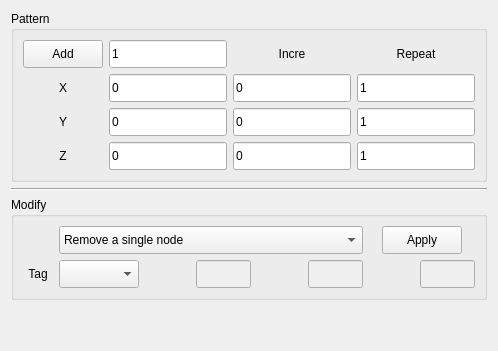
       <widget class="QWidget" name="tab_node">
        <attribute name="title">
         <string>Node</string>
        </attribute>
        <layout class="QVBoxLayout" name="verticalLayout_18">
         <item>
          <widget class="QGroupBox" name="groupBox">
           <property name="title">
            <string>Pattern</string>
           </property>
           <layout class="QVBoxLayout" name="verticalLayout_6">
            <item>
             <layout class="QGridLayout" name="gridLayout">
              <item row="0" column="0">
               <widget class="QPushButton" name="button_add_node">
                <property name="sizePolicy">
                 <sizepolicy hsizetype="Minimum" vsizetype="Fixed">
                  <horstretch>0</horstretch>
                  <verstretch>0</verstretch>
                 </sizepolicy>
                </property>
                <property name="minimumSize">
                 <size>
                  <width>80</width>
                  <height>28</height>
                 </size>
                </property>
                <property name="maximumSize">
                 <size>
                  <width>120</width>
                  <height>40</height>
                 </size>
                </property>
                <property name="text">
                 <string>Add</string>
                </property>
               </widget>
              </item>
              <item row="0" column="1">
               <widget class="QLineEdit" name="input_node_tag">
                <property name="minimumSize">
                 <size>
                  <width>80</width>
                  <height>28</height>
                 </size>
                </property>
                <property name="maximumSize">
                 <size>
                  <width>120</width>
                  <height>40</height>
                 </size>
                </property>
                <property name="toolTip">
                 <string>&lt;html&gt;&lt;head/&gt;&lt;body&gt;&lt;p&gt;Node tag&lt;/p&gt;&lt;/body&gt;&lt;/html&gt;</string>
                </property>
                <property name="text">
                 <string>1</string>
                </property>
               </widget>
              </item>
              <item row="0" column="2">
               <widget class="QLabel" name="label_incre">
                <property name="minimumSize">
                 <size>
                  <width>80</width>
                  <height>28</height>
                 </size>
                </property>
                <property name="maximumSize">
                 <size>
                  <width>120</width>
                  <height>40</height>
                 </size>
                </property>
                <property name="text">
                 <string>Incre</string>
                </property>
                <property name="alignment">
                 <set>Qt::AlignCenter</set>
                </property>
               </widget>
              </item>
              <item row="0" column="3">
               <widget class="QLabel" name="label_repeat_node">
                <property name="minimumSize">
                 <size>
                  <width>80</width>
                  <height>28</height>
                 </size>
                </property>
                <property name="maximumSize">
                 <size>
                  <width>120</width>
                  <height>40</height>
                 </size>
                </property>
                <property name="text">
                 <string>Repeat</string>
                </property>
                <property name="alignment">
                 <set>Qt::AlignCenter</set>
                </property>
               </widget>
              </item>
              <item row="1" column="0">
               <widget class="QLabel" name="label_x">
                <property name="minimumSize">
                 <size>
                  <width>80</width>
                  <height>28</height>
                 </size>
                </property>
                <property name="maximumSize">
                 <size>
                  <width>120</width>
                  <height>40</height>
                 </size>
                </property>
                <property name="text">
                 <string>X</string>
                </property>
                <property name="alignment">
                 <set>Qt::AlignCenter</set>
                </property>
               </widget>
              </item>
              <item row="1" column="1">
               <widget class="QLineEdit" name="input_x">
                <property name="minimumSize">
                 <size>
                  <width>80</width>
                  <height>28</height>
                 </size>
                </property>
                <property name="maximumSize">
                 <size>
                  <width>120</width>
                  <height>40</height>
                 </size>
                </property>
                <property name="text">
                 <string>0</string>
                </property>
               </widget>
              </item>
              <item row="1" column="2">
               <widget class="QLineEdit" name="input_dx">
                <property name="minimumSize">
                 <size>
                  <width>80</width>
                  <height>28</height>
                 </size>
                </property>
                <property name="maximumSize">
                 <size>
                  <width>120</width>
                  <height>40</height>
                 </size>
                </property>
                <property name="text">
                 <string>0</string>
                </property>
               </widget>
              </item>
              <item row="1" column="3">
               <widget class="QLineEdit" name="input_nx">
                <property name="minimumSize">
                 <size>
                  <width>80</width>
                  <height>28</height>
                 </size>
                </property>
                <property name="maximumSize">
                 <size>
                  <width>120</width>
                  <height>40</height>
                 </size>
                </property>
                <property name="text">
                 <string>1</string>
                </property>
               </widget>
              </item>
              <item row="2" column="0">
               <widget class="QLabel" name="label_y">
                <property name="minimumSize">
                 <size>
                  <width>80</width>
                  <height>28</height>
                 </size>
                </property>
                <property name="maximumSize">
                 <size>
                  <width>120</width>
                  <height>40</height>
                 </size>
                </property>
                <property name="text">
                 <string>Y</string>
                </property>
                <property name="alignment">
                 <set>Qt::AlignCenter</set>
                </property>
               </widget>
              </item>
              <item row="2" column="1">
               <widget class="QLineEdit" name="input_y">
                <property name="minimumSize">
                 <size>
                  <width>80</width>
                  <height>28</height>
                 </size>
                </property>
                <property name="maximumSize">
                 <size>
                  <width>120</width>
                  <height>40</height>
                 </size>
                </property>
                <property name="text">
                 <string>0</string>
                </property>
               </widget>
              </item>
              <item row="2" column="2">
               <widget class="QLineEdit" name="input_dy">
                <property name="minimumSize">
                 <size>
                  <width>80</width>
                  <height>28</height>
                 </size>
                </property>
                <property name="maximumSize">
                 <size>
                  <width>120</width>
                  <height>40</height>
                 </size>
                </property>
                <property name="text">
                 <string>0</string>
                </property>
               </widget>
              </item>
              <item row="2" column="3">
               <widget class="QLineEdit" name="input_ny">
                <property name="minimumSize">
                 <size>
                  <width>80</width>
                  <height>28</height>
                 </size>
                </property>
                <property name="maximumSize">
                 <size>
                  <width>120</width>
                  <height>40</height>
                 </size>
                </property>
                <property name="text">
                 <string>1</string>
                </property>
               </widget>
              </item>
              <item row="3" column="0">
               <widget class="QLabel" name="label_z">
                <property name="minimumSize">
                 <size>
                  <width>80</width>
                  <height>28</height>
                 </size>
                </property>
                <property name="maximumSize">
                 <size>
                  <width>120</width>
                  <height>40</height>
                 </size>
                </property>
                <property name="text">
                 <string>Z</string>
                </property>
                <property name="alignment">
                 <set>Qt::AlignCenter</set>
                </property>
               </widget>
              </item>
              <item row="3" column="1">
               <widget class="QLineEdit" name="input_z">
                <property name="minimumSize">
                 <size>
                  <width>80</width>
                  <height>28</height>
                 </size>
                </property>
                <property name="maximumSize">
                 <size>
                  <width>120</width>
                  <height>40</height>
                 </size>
                </property>
                <property name="text">
                 <string>0</string>
                </property>
               </widget>
              </item>
              <item row="3" column="2">
               <widget class="QLineEdit" name="input_dz">
                <property name="minimumSize">
                 <size>
                  <width>80</width>
                  <height>28</height>
                 </size>
                </property>
                <property name="maximumSize">
                 <size>
                  <width>120</width>
                  <height>40</height>
                 </size>
                </property>
                <property name="text">
                 <string>0</string>
                </property>
               </widget>
              </item>
              <item row="3" column="3">
               <widget class="QLineEdit" name="input_nz">
                <property name="minimumSize">
                 <size>
                  <width>80</width>
                  <height>28</height>
                 </size>
                </property>
                <property name="maximumSize">
                 <size>
                  <width>120</width>
                  <height>40</height>
                 </size>
                </property>
                <property name="text">
                 <string>1</string>
                </property>
               </widget>
              </item>
             </layout>
            </item>
           </layout>
          </widget>
         </item>
         <item>
          <widget class="Line" name="line_2">
           <property name="orientation">
            <enum>Qt::Horizontal</enum>
           </property>
          </widget>
         </item>
         <item>
          <widget class="QGroupBox" name="groupBox_7">
           <property name="title">
            <string>Modify</string>
           </property>
           <layout class="QVBoxLayout" name="verticalLayout_9">
            <item>
             <layout class="QGridLayout" name="gridLayout_12">
              <item row="1" column="0">
               <widget class="QLabel" name="label_valid_node">
                <property name="sizePolicy">
                 <sizepolicy hsizetype="MinimumExpanding" vsizetype="Preferred">
                  <horstretch>0</horstretch>
                  <verstretch>0</verstretch>
                 </sizepolicy>
                </property>
                <property name="minimumSize">
                 <size>
                  <width>30</width>
                  <height>28</height>
                 </size>
                </property>
                <property name="maximumSize">
                 <size>
                  <width>60</width>
                  <height>50</height>
                 </size>
                </property>
                <property name="text">
                 <string>Tag</string>
                </property>
                <property name="alignment">
                 <set>Qt::AlignCenter</set>
                </property>
               </widget>
              </item>
              <item row="1" column="1">
               <widget class="QComboBox" name="box_node">
                <property name="minimumSize">
                 <size>
                  <width>80</width>
                  <height>28</height>
                 </size>
                </property>
                <property name="maximumSize">
                 <size>
                  <width>120</width>
                  <height>50</height>
                 </size>
                </property>
               </widget>
              </item>
              <item row="1" column="2">
               <widget class="QLabel" name="label_modify_node_a">
                <property name="enabled">
                 <bool>false</bool>
                </property>
                <property name="minimumSize">
                 <size>
                  <width>45</width>
                  <height>28</height>
                 </size>
                </property>
                <property name="maximumSize">
                 <size>
                  <width>110</width>
                  <height>50</height>
                 </size>
                </property>
                <property name="text">
                 <string/>
                </property>
                <property name="alignment">
                 <set>Qt::AlignCenter</set>
                </property>
               </widget>
              </item>
              <item row="1" column="3">
               <widget class="QLineEdit" name="input_modify_node_a">
                <property name="enabled">
                 <bool>false</bool>
                </property>
                <property name="minimumSize">
                 <size>
                  <width>50</width>
                  <height>28</height>
                 </size>
                </property>
                <property name="maximumSize">
                 <size>
                  <width>55</width>
                  <height>50</height>
                 </size>
                </property>
               </widget>
              </item>
              <item row="1" column="4">
               <widget class="QLabel" name="label_modify_node_b">
                <property name="enabled">
                 <bool>false</bool>
                </property>
                <property name="minimumSize">
                 <size>
                  <width>45</width>
                  <height>28</height>
                 </size>
                </property>
                <property name="maximumSize">
                 <size>
                  <width>110</width>
                  <height>50</height>
                 </size>
                </property>
                <property name="text">
                 <string/>
                </property>
                <property name="alignment">
                 <set>Qt::AlignCenter</set>
                </property>
               </widget>
              </item>
              <item row="1" column="5">
               <widget class="QLineEdit" name="input_modify_node_b">
                <property name="enabled">
                 <bool>false</bool>
                </property>
                <property name="minimumSize">
                 <size>
                  <width>50</width>
                  <height>28</height>
                 </size>
                </property>
                <property name="maximumSize">
                 <size>
                  <width>55</width>
                  <height>50</height>
                 </size>
                </property>
               </widget>
              </item>
              <item row="1" column="6">
               <widget class="QLabel" name="label_modify_node_c">
                <property name="enabled">
                 <bool>false</bool>
                </property>
                <property name="minimumSize">
                 <size>
                  <width>45</width>
                  <height>28</height>
                 </size>
                </property>
                <property name="maximumSize">
                 <size>
                  <width>110</width>
                  <height>50</height>
                 </size>
                </property>
                <property name="text">
                 <string/>
                </property>
                <property name="alignment">
                 <set>Qt::AlignCenter</set>
                </property>
               </widget>
              </item>
              <item row="1" column="7">
               <widget class="QLineEdit" name="input_modify_node_c">
                <property name="enabled">
                 <bool>false</bool>
                </property>
                <property name="minimumSize">
                 <size>
                  <width>50</width>
                  <height>28</height>
                 </size>
                </property>
                <property name="maximumSize">
                 <size>
                  <width>55</width>
                  <height>50</height>
                 </size>
                </property>
               </widget>
              </item>
              <item row="0" column="6" colspan="2" alignment="Qt::AlignHCenter">
               <widget class="QPushButton" name="button_modify_node">
                <property name="sizePolicy">
                 <sizepolicy hsizetype="Minimum" vsizetype="Fixed">
                  <horstretch>0</horstretch>
                  <verstretch>0</verstretch>
                 </sizepolicy>
                </property>
                <property name="minimumSize">
                 <size>
                  <width>80</width>
                  <height>28</height>
                 </size>
                </property>
                <property name="maximumSize">
                 <size>
                  <width>150</width>
                  <height>50</height>
                 </size>
                </property>
                <property name="text">
                 <string>Apply</string>
                </property>
               </widget>
              </item>
              <item row="0" column="1" colspan="5">
               <widget class="QComboBox" name="box_modify_type">
                <property name="minimumSize">
                 <size>
                  <width>180</width>
                  <height>28</height>
                 </size>
                </property>
                <property name="maximumSize">
                 <size>
                  <width>16777215</width>
                  <height>50</height>
                 </size>
                </property>
                <item>
                 <property name="text">
                  <string>Remove a single node</string>
                 </property>
                </item>
                <item>
                 <property name="text">
                  <string>Remove nodes with fixed interval</string>
                 </property>
                </item>
                <item>
                 <property name="text">
                  <string>Remove nodes on given plane/line</string>
                 </property>
                </item>
                <item>
                 <property name="text">
                  <string>Change coordinates</string>
                 </property>
                </item>
               </widget>
              </item>
             </layout>
            </item>
           </layout>
          </widget>
         </item>
         <item>
          <spacer name="verticalSpacer_3">
           <property name="orientation">
            <enum>Qt::Vertical</enum>
           </property>
           <property name="sizeHint" stdset="0">
            <size>
             <width>20</width>
             <height>40</height>
            </size>
           </property>
          </spacer>
         </item>
        </layout>
       </widget>
